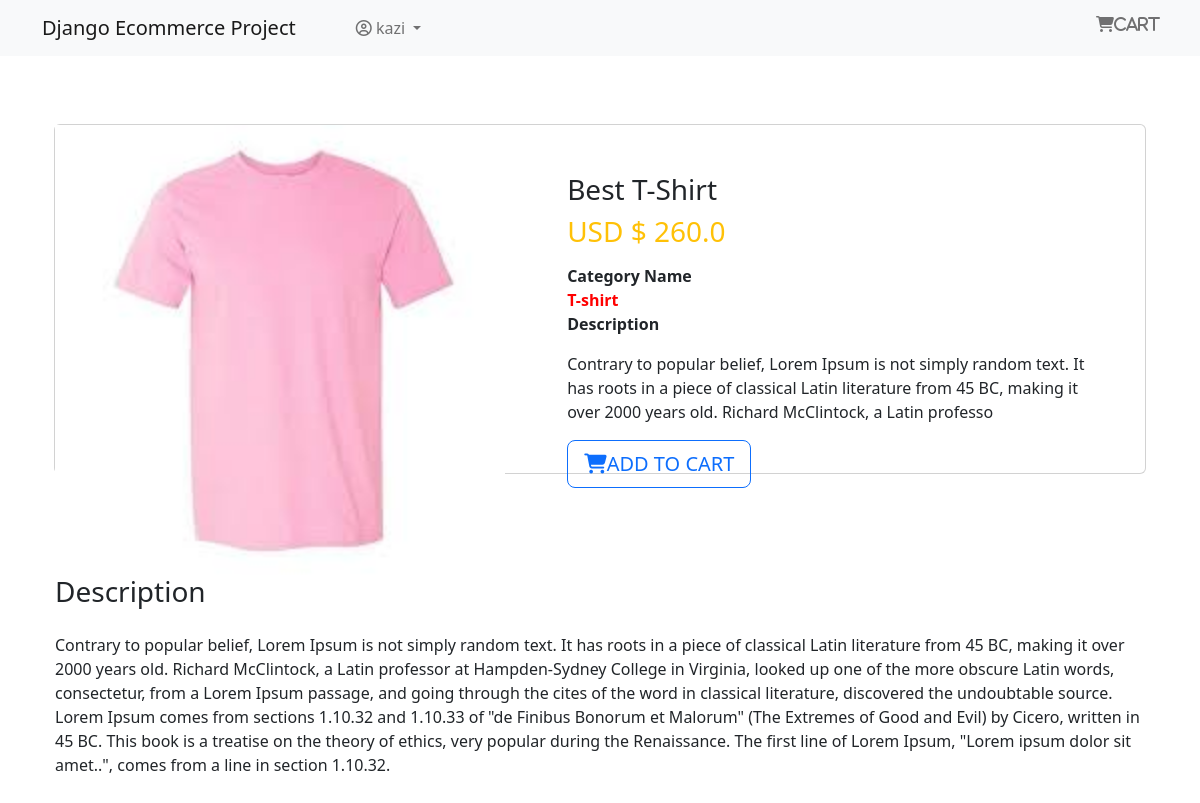
Screenshot of /product/1/ (signed in) with the database file from the repository.
### App_Login/models.py (models this page shows, shortened)
class User(AbstractBaseUser,PermissionsMixin):
    email = models.EmailField(unique=True,null=False)
    is_staff = models.BooleanField(
        gettext_lazy('staff status'), default=False,
        help_text = gettext_lazy('Designates wheher the user can log in the site')
    )
    is_active = models.BooleanField(
        gettext_lazy('active'),
        default=True,
        help_text = gettext_lazy('Designates whether this user should be treated as active')
    )
    USERNAME_FIELD = 'email'
    objects = MyUserManager()

class Profile(models.Model):
    user = models.OneToOneField(User, on_delete=models.CASCADE, null=True, related_name = 'profile')
    username = models.CharField(max_length=264, null=True, blank = True)
    full_name = models.CharField(max_length=264, null=True, blank = True)
    address_1 = models.TextField(max_length=300, null=True, blank = True)
    city = models.CharField(max_length=40, null=True, blank = True)
    zipcode = models.CharField(max_length=10, null=True, blank = True)
    country = models.CharField(max_length=20, null=True, blank = True)
    phone = models.CharField(max_length=20, null=True, blank = True)
    date_joined = models.DateTimeField(auto_now_add=True)

### app_shop/models.py (models this page shows, shortened)
class Product(models.Model):
    miniimage = models.ImageField(upload_to='Product')
    name = models.CharField(max_length=264)
    category = models.ForeignKey(Category, on_delete=models.CASCADE, related_name = 'category')
    preview_text = models.TextField(max_length=200, verbose_name='Preview Text')
    details_text = models.TextField(max_length=1000, verbose_name='Description')
    price = models.FloatField()
    old_price = models.FloatField(default=0.00)
    created = models.DateTimeField(auto_now_add=True)
    class Meta:
        ordering = ['-created']

class Category(models.Model):
    title = models.CharField(max_length=30)
    created = models.DateTimeField(auto_now_add=True)
    def __str__(self):
        return self.title
    class Meta:
        verbose_name_plural = 'categories'

### app_shop/views.py (the view)
# urls.py: path('product/<pk>/', views.ProductDetail.as_view(), name='product_detail')
class ProductDetail(DetailView):
    model = Product
    template_name = 'app_shop/product_detail.html'

### templates/app_shop/product_detail.html
{% extends 'base.html' %}
{% block body_block %}
<div class="container my-5" >
    <div class="card" >
        <div class="row" >
            <aside class="col-sm-5 border-right" >
                <article class="gallery-wrap" >
                    <div class="img-big-wrap" >
                        <a href="#"><img src="/media/{{ object.miniimage }}" style="width: 450px;" alt=""></a>
                    </div>
                </article>
            </aside>
            <aside class="col-sm-7" >
                <article class="cart-body p-5" >
                    <h3 class="title mp-3"> {{ object.name }} </h3>
                    <p class="price-detail-wrap" >
                        <span class="price h3 text-warning" >
                            <span class="currency" >USD $</span>
                            <span class="num" > {{ object.price }} </span>
                        </span>
                    </p>
                    <dl class="item-property" >
                        <dt>Category Name</dt>
                        <b style="color: red;" >{{ object.category }}</b>
                        <br>
                        <dt>Description</dt>
                        <dd>
                            <p> {{ object.preview_text|linebreaks }} </p>
                        </dd>
                    </dl>
                    <a href=" {% url 'app_order:add' pk=object.pk %} " class="btn btn-lg btn-outline-primary text-uppercase" >
                        <i class="fa fa-shopping-cart"></i>Add To Cart
                    </a>
                </article>
            </aside>
            <h3>Description</h3>
            <p>{{ object.details_text|linebreaks }}</p><br><br><br><br>
        </div>
    </div>
</div>
{% endblock %}

### templates/navbar.html (shortened to what this page needs)
<nav class="navbar navbar-expand-lg navbar-light bg-light" >
    <div class="container" >
        <a class="navbar-brand" href="{% url 'app_shop:home' %}">Django Ecommerce Project</a>
        <div class="collapse navbar-collapse" id="navbarNav">
            <ul class="navbar-nav ml-auto" >
                {% if request.user.is_authenticated %}
                <li class="nav-item" >
                    <a class="nav-link" href="{% url 'app_order:cart' %}"><i class="fa fa-shopping-cart" aria-hidden="true" style="position: absolute; right: 40px;">Cart</i></a>
                </li>
                <li class="nav-item dropdown" >
                    <a href="#" class="nav-link dropdown-toggle" id="navbarDropdown" role="button" data-toggle="dropdown" aria-haspopup="true" aria-expanded="false">
                        <i class="fa fa-user-circle-o" aria-hidden="true" style="margin-left: 20px;"></i>
                        {{ request.user.profile.username }}
                        </a>
                </li>
                {% else %}
                <li class="nav-item" style="position: absolute; right: 40px; bottom: 10px;" >
                    <a href="{% url 'App_Login:login' %}" class="btn btn-info btn-sm" >Login</a>
                    <a href="{% url 'App_Login:signup' %}" class="btn btn-info btn-sm">Signup</a>
                </li>
                {% endif %}
            </ul>
        </div>
    </div>
</nav>

### templates/base.html (style rules this page uses)
.card { height: 350px; }

### rows the page displays
User: user.profile.username "kazi"
Product: miniimage (picture), name "Best T-Shirt", price "260.0", category "T-shirt", preview_text "Contrary to popular belief, Lorem Ipsum is not simply random text. It has roots in a piece of classical Latin literature from 45 BC, making it over 2000 years old. Richard McClintock, a Latin professo", details_text "Contrary to popular belief, Lorem Ipsum is not simply random text. It has roots in a piece of classical Latin literature from 45 BC, making it over 2000 years old. Richard McClintock, a Latin professor at Hampden-Sydney College in Virginia, looked up one of the more obscure Latin words, consectetur, from a Lorem Ipsum passage, and going through the cites of the word in classical literature, discovered the undoubtable source. Lorem Ipsum comes from sections 1.10.32 and 1.10.33 of \"de Finibus Bonorum et Malorum\" (The Extremes of Good and Evil) by Cicero, written in 45 BC. This book is a treatise on the theory of ethics, very popular during the Renaissance. The first line of Lorem Ipsum,…"
